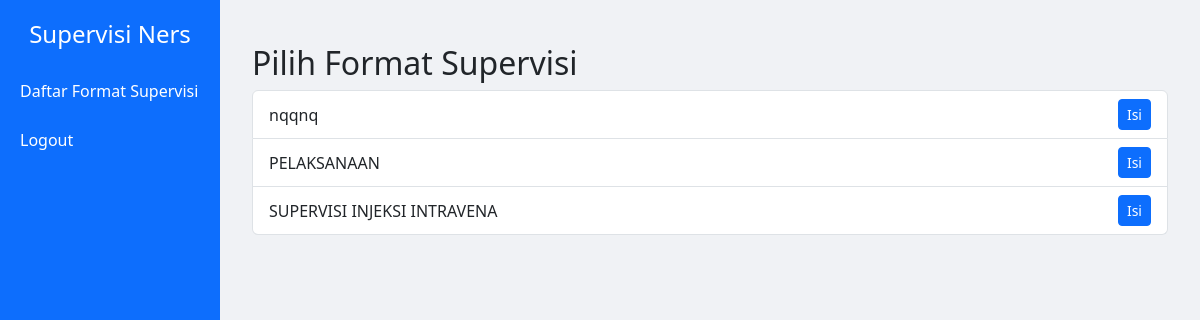
Page /formats/ (signed in) on the earlier database version.
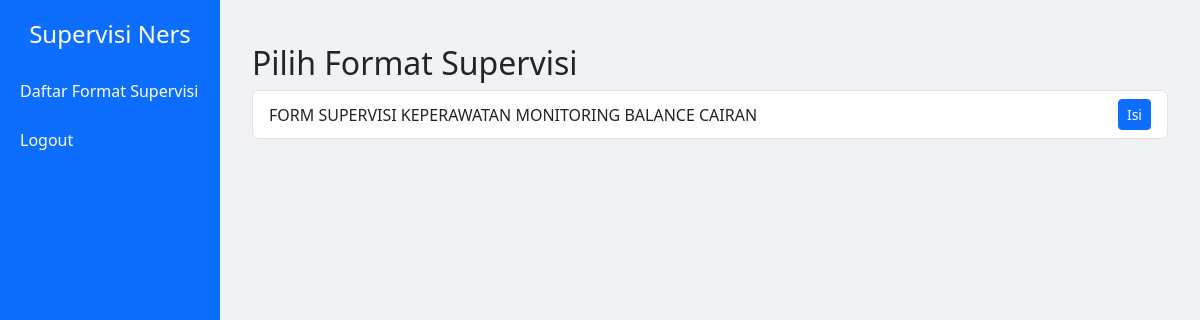
Same page on the later database version.
### supervisi/models.py (models this page shows, shortened)
class FormatSupervisi(models.Model):
    nama = models.CharField(max_length=255)
    deskripsi = models.TextField(blank=True, null=True)

### supervisi/views.py (the view)
# urls.py: path('formats/', views.daftar_format_supervisi, name='daftar_format_supervisi'),
@login_required
def daftar_format_supervisi(request):
    formats = FormatSupervisi.objects.all()
    return render(request, "supervisi/format_list.html", {"formats": formats})

### templates/supervisi/format_list.html (shortened to what this page needs)
{% extends 'base.html' %}
{% block content %}
<div class="container mt-4">
    <h2>Pilih Format Supervisi</h2>
    {% if formats %}
    <ul class="list-group">
        {% for f in formats %}
        <li class="list-group-item d-flex justify-content-between align-items-center">
            {{ f.nama }}
            <a href="{% url 'isi_supervisi' f.id %}" class="btn btn-sm btn-primary">Isi</a>
        </li>
        {% endfor %}
    </ul>
    {% else %}
    <p class="text-center">Belum ada format supervisi.</p>
    {% endif %}
</div>
{% endblock %}

### templates/base.html (shortened to what this page needs)
{% load static %}
<!DOCTYPE html>
<html lang="en">
<head>
    <link href="https://cdn.jsdelivr.net/npm/bootstrap@5.3.2/dist/css/bootstrap.min.css" rel="stylesheet">
</head>
<body>
    <div class="sidebar">
        <h4>Supervisi Ners</h4>
        {% if user.is_authenticated %}
            {% if user.is_staff %}
                <a href="{% url 'admin_dashboard' %}">Dashboard</a>
                <a href="{% url 'daftar_supervisi' %}">Daftar Supervisi</a>
                <a href="{% url 'kelola_perawat' %}">Kelola Perawat</a>
                <a href="{% url 'kelola_format' %}">Kelola Format</a>
            {% else %}
                <a href="{% url 'daftar_format_supervisi' %}">Daftar Format Supervisi</a>
            {% endif %}
            <a href="{% url 'logout' %}">Logout</a>
        {% else %}
            <a href="{% url 'login' %}">Login</a>
        {% endif %}
    </div>
    <div class="content">
        {% block content %}
        {% endblock %}
    </div>
</body>
</html>

### templates/base.html (style rules this page uses)
body { min-height: 100vh; display: flex; background-color: #f0f2f5; }
.sidebar { width: 220px; background-color: #0d6efd; color: white; min-height: 100vh; padding-top: 20px; }
.sidebar a { color: white; text-decoration: none; display: block; padding: 10px 20px; margin-bottom: 5px; border-radius: 5px; }
.content { flex: 1; padding: 20px; }
.sidebar h4 { text-align: center; margin-bottom: 20px; }

Differences in the rows shown:
removed FormatSupervisi: nama "nqqnq"
removed FormatSupervisi: nama "PELAKSANAAN"
removed FormatSupervisi: nama "SUPERVISI INJEKSI INTRAVENA"
added FormatSupervisi: nama "FORM SUPERVISI KEPERAWATAN MONITORING BALANCE CAIRAN"
